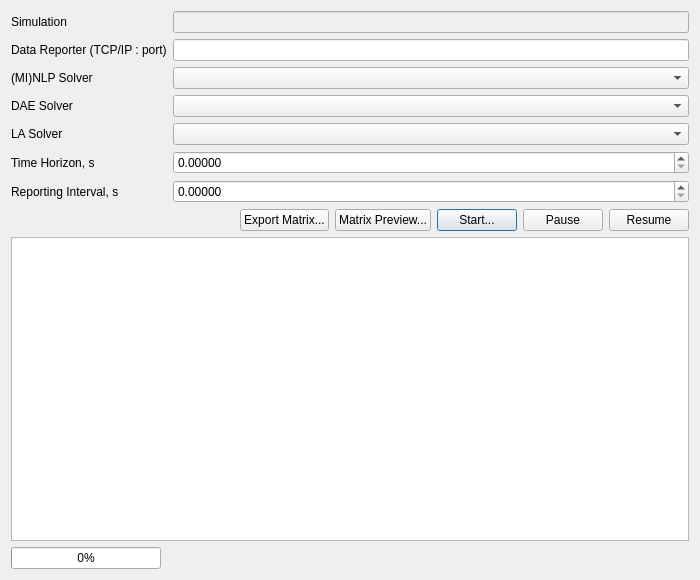
<?xml version="1.0" encoding="UTF-8"?>
<ui version="4.0">
 <class>SimulatorDialog</class>
 <widget class="QDialog" name="SimulatorDialog">
  <property name="geometry">
   <rect>
    <x>0</x>
    <y>0</y>
    <width>700</width>
    <height>580</height>
   </rect>
  </property>
  <property name="windowTitle">
   <string>DAE Tools Simulator</string>
  </property>
  <layout class="QVBoxLayout" name="verticalLayout_2">
   <item>
    <layout class="QFormLayout" name="formLayout">
     <property name="fieldGrowthPolicy">
      <enum>QFormLayout::AllNonFixedFieldsGrow</enum>
     </property>
     <item row="0" column="0">
      <widget class="QLabel" name="simulationLabel">
       <property name="text">
        <string>Simulation</string>
       </property>
      </widget>
     </item>
     <item row="0" column="1">
      <widget class="QLineEdit" name="SimulationLineEdit">
       <property name="enabled">
        <bool>false</bool>
       </property>
      </widget>
     </item>
     <item row="1" column="0">
      <widget class="QLabel" name="DataReporterTCPIPAddressLabel">
       <property name="text">
        <string>Data Reporter (TCP/IP : port)</string>
       </property>
      </widget>
     </item>
     <item row="1" column="1">
      <widget class="QLineEdit" name="DataReporterTCPIPAddressLineEdit">
       <property name="text">
        <string/>
       </property>
      </widget>
     </item>
     <item row="2" column="0">
      <widget class="QLabel" name="MINLPSolverLabel">
       <property name="text">
        <string>(MI)NLP Solver</string>
       </property>
      </widget>
     </item>
     <item row="2" column="1">
      <widget class="QComboBox" name="MINLPSolverComboBox"/>
     </item>
     <item row="3" column="0">
      <widget class="QLabel" name="DAESolverLabel">
       <property name="text">
        <string>DAE Solver</string>
       </property>
      </widget>
     </item>
     <item row="3" column="1">
      <widget class="QComboBox" name="DAESolverComboBox"/>
     </item>
     <item row="4" column="0">
      <widget class="QLabel" name="LASolverLabel">
       <property name="text">
        <string>LA Solver</string>
       </property>
      </widget>
     </item>
     <item row="4" column="1">
      <widget class="QComboBox" name="LASolverComboBox"/>
     </item>
     <item row="5" column="0">
      <widget class="QLabel" name="TimeHorizonLabel">
       <property name="text">
        <string>Time Horizon, s</string>
       </property>
      </widget>
     </item>
     <item row="5" column="1">
      <widget class="QDoubleSpinBox" name="TimeHorizonDoubleSpinBox">
       <property name="decimals">
        <number>5</number>
       </property>
       <property name="maximum">
        <double>1000000000.000000000000000</double>
       </property>
      </widget>
     </item>
     <item row="6" column="0">
      <widget class="QLabel" name="ReportingIntervalLabel">
       <property name="text">
        <string>Reporting Interval, s</string>
       </property>
      </widget>
     </item>
     <item row="6" column="1">
      <widget class="QDoubleSpinBox" name="ReportingIntervalDoubleSpinBox">
       <property name="decimals">
        <number>5</number>
       </property>
       <property name="maximum">
        <double>1000000000.000000000000000</double>
       </property>
      </widget>
     </item>
    </layout>
   </item>
   <item>
    <layout class="QHBoxLayout" name="horizontalLayout">
     <item>
      <spacer name="horizontalSpacer">
       <property name="orientation">
        <enum>Qt::Horizontal</enum>
       </property>
       <property name="sizeHint" stdset="0">
        <size>
         <width>40</width>
         <height>20</height>
        </size>
       </property>
      </spacer>
     </item>
     <item>
      <widget class="QPushButton" name="ExportButton">
       <property name="enabled">
        <bool>true</bool>
       </property>
       <property name="text">
        <string>Export Matrix...</string>
       </property>
      </widget>
     </item>
     <item>
      <widget class="QPushButton" name="MatrixButton">
       <property name="enabled">
        <bool>true</bool>
       </property>
       <property name="text">
        <string>Matrix Preview...</string>
       </property>
      </widget>
     </item>
     <item>
      <widget class="QPushButton" name="RunButton">
       <property name="sizePolicy">
        <sizepolicy hsizetype="Fixed" vsizetype="Fixed">
         <horstretch>0</horstretch>
         <verstretch>0</verstretch>
        </sizepolicy>
       </property>
       <property name="text">
        <string>Start...</string>
       </property>
       <property name="default">
        <bool>true</bool>
       </property>
      </widget>
     </item>
     <item>
      <widget class="QPushButton" name="PauseButton">
       <property name="sizePolicy">
        <sizepolicy hsizetype="Fixed" vsizetype="Fixed">
         <horstretch>0</horstretch>
         <verstretch>0</verstretch>
        </sizepolicy>
       </property>
       <property name="text">
        <string>Pause</string>
       </property>
      </widget>
     </item>
     <item>
      <widget class="QPushButton" name="ResumeButton">
       <property name="sizePolicy">
        <sizepolicy hsizetype="Fixed" vsizetype="Fixed">
         <horstretch>0</horstretch>
         <verstretch>0</verstretch>
        </sizepolicy>
       </property>
       <property name="text">
        <string>Resume</string>
       </property>
       <property name="checkable">
        <bool>false</bool>
       </property>
       <property name="checked">
        <bool>false</bool>
       </property>
      </widget>
     </item>
    </layout>
   </item>
   <item>
    <layout class="QVBoxLayout" name="verticalLayout">
     <item>
      <widget class="QTextEdit" name="textEdit">
       <property name="enabled">
        <bool>true</bool>
       </property>
       <property name="minimumSize">
        <size>
         <width>510</width>
         <height>180</height>
        </size>
       </property>
       <property name="font">
        <font>
         <family>Monospace</family>
         <pointsize>9</pointsize>
        </font>
       </property>
       <property name="horizontalScrollBarPolicy">
        <enum>Qt::ScrollBarAsNeeded</enum>
       </property>
       <property name="undoRedoEnabled">
        <bool>false</bool>
       </property>
       <property name="lineWrapMode">
        <enum>QTextEdit::NoWrap</enum>
       </property>
       <property name="readOnly">
        <bool>true</bool>
       </property>
       <property name="html">
        <string notr="true">&lt;!DOCTYPE HTML PUBLIC &quot;-//W3C//DTD HTML 4.0//EN&quot; &quot;http://www.w3.org/TR/REC-html40/strict.dtd&quot;&gt;
&lt;html&gt;&lt;head&gt;&lt;meta name=&quot;qrichtext&quot; content=&quot;1&quot; /&gt;&lt;style type=&quot;text/css&quot;&gt;
p, li { white-space: pre-wrap; }
&lt;/style&gt;&lt;/head&gt;&lt;body style=&quot; font-family:'Monospace'; font-size:9pt; font-weight:400; font-style:normal;&quot;&gt;
&lt;p style=&quot;-qt-paragraph-type:empty; margin-top:0px; margin-bottom:0px; margin-left:0px; margin-right:0px; -qt-block-indent:0; text-indent:0px; font-family:'Courier New';&quot;&gt;&lt;br /&gt;&lt;/p&gt;&lt;/body&gt;&lt;/html&gt;</string>
       </property>
      </widget>
     </item>
    </layout>
   </item>
   <item>
    <layout class="QHBoxLayout" name="horizontalLayout_3">
     <item>
      <widget class="QProgressBar" name="progressBar">
       <property name="sizePolicy">
        <sizepolicy hsizetype="Fixed" vsizetype="Fixed">
         <horstretch>0</horstretch>
         <verstretch>0</verstretch>
        </sizepolicy>
       </property>
       <property name="minimumSize">
        <size>
         <width>150</width>
         <height>0</height>
        </size>
       </property>
       <property name="value">
        <number>0</number>
       </property>
       <property name="invertedAppearance">
        <bool>false</bool>
       </property>
      </widget>
     </item>
     <item>
      <widget class="QLabel" name="progressLabel">
       <property name="text">
        <string/>
       </property>
      </widget>
     </item>
    </layout>
   </item>
  </layout>
 </widget>
 <resources/>
 <connections/>
</ui>
